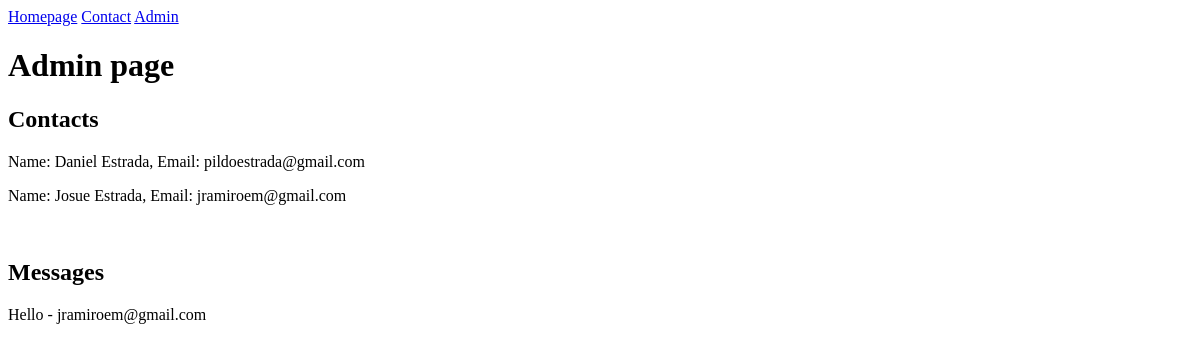
/admin, run on an earlier commit of the app's database.
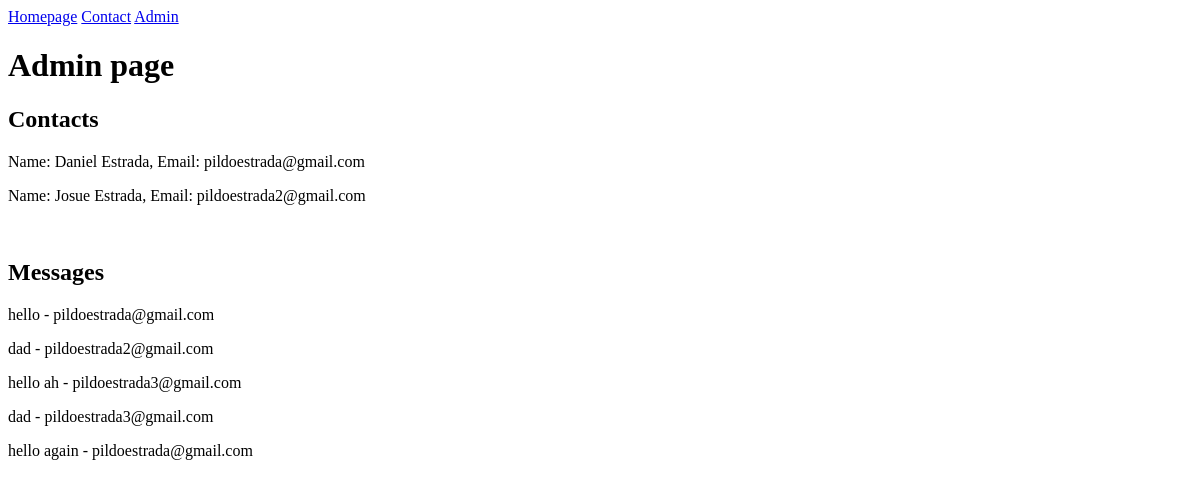
And on a later commit of the database.
### main.py (models this page shows, shortened)
class User(db.Model):
    id = db.Column(db.Integer, primary_key=True)
    first_name = db.Column(db.String(80), index=True)
    last_name = db.Column(db.String(80), index=True)
    email = db.Column(db.String(80), index=True, unique=True)
    gender = db.Column(db.String(80), index=True)

class Message(db.Model):
    id = db.Column(db.Integer, primary_key=True)
    message = db.Column(db.String(500), index=True)
    user_email = db.Column(db.Integer, db.ForeignKey('user.email'))

### test.py (the view)
@app.route("/admin")
def admin():
    users = User.query.all()
    messages = Message.query.all()
    return render_template('admin.html', users=users, messages=messages)

### test.py (called while the page is built)
    def __repr__(self):
        return "Name: {} {}, Email: {}".format(self.first_name, self.last_name, self.email)

    def __repr__(self):
        return "{} - {}".format(self.message, self.user_email)

### templates/admin.html
{% extends "base.html" %} {% block title %}Admin page{% endblock %}
{% block content%}
<h1>Admin page</h1>
<h2>Contacts</h2>
{% for user in users %}
    <p>{{user}}</p>
{% endfor %}
<br>
<h2>Messages</h2>
{% for message in messages %}
    <p>{{message}}</p>
{% endfor %}
{% endblock %}

### templates/base.html (shortened to what this page needs)
<!DOCTYPE html>
<html>
    <head>
    </head>
    <body>
        <a href="{{ url_for('homepage') }}">Homepage</a>
        <a href="{{ url_for('contact') }}">Contact</a>
        <a href="{{ url_for('admin') }}">Admin</a>
        <div class="container">{% block content %} {% endblock %}</div>
    </body>
</html>

What changed in the data, as far as the page shows it:
changed User: first_name+last_name+email "Name: Josue Estrada, Email: jramiroem@gmail.com" → "Name: Josue Estrada, Email: pildoestrada2@gmail.com"
changed Message: message+user_email "Hello - jramiroem@gmail.com" → "hello - pildoestrada@gmail.com"
added Message: message+user_email "dad - pildoestrada2@gmail.com"
added Message: message+user_email "hello ah - pildoestrada3@gmail.com"
added Message: message+user_email "dad - pildoestrada3@gmail.com"
added Message: message+user_email "hello again - pildoestrada@gmail.com"
